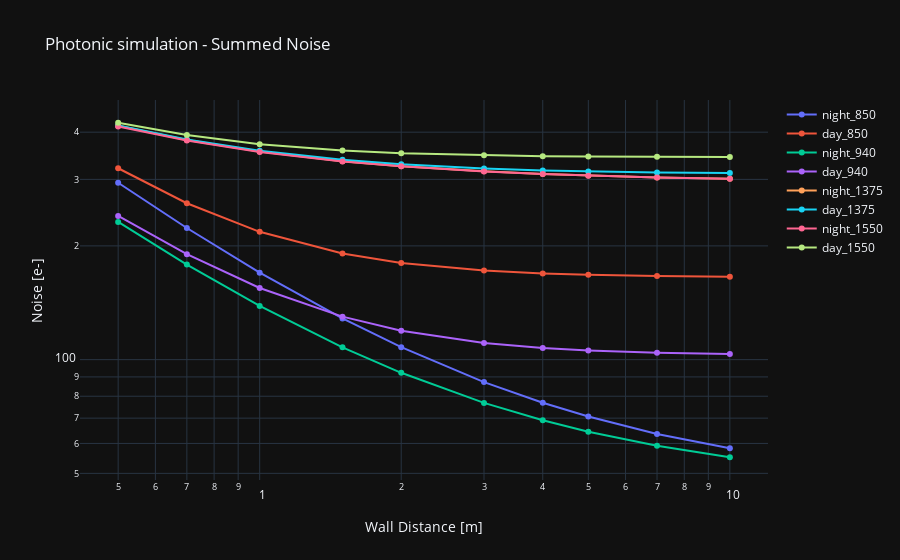

The code cell stored with this chart in its notebook:
### Code cell
test_cfg = ['fake_tof_night_850','fake_tof_day_850',
            'fake_tof_night_940','fake_tof_day_940',
            'fake_tof_night_1375','fake_tof_day_1375',
            'fake_tof_night_1550','fake_tof_day_1550']
data = [0,1,2,3,4,5,6,7]
data2 = [0,1,2,3,4,5,6,7]
# test_cfg = ['fake_tof_day_940','fake_tof_day_1375']
# data = [0,1]
for i, cfg in enumerate(test_cfg):
    photonic = Photonic(config=cfg)
    dist_vec = np.array([0.5,0.7,1,1.5,2,3,4,5,7,10])
    signal, noise, SNR = photonic.signal_to_noise_ratio(dist_vec=dist_vec)
    trace0 = go.Scatter(x=dist_vec, y=sum(noise.values()),   # Select 'lines', 'markers' or 'lines+markers'
                        mode='lines+markers', name=cfg[9:])
    data[i] = trace0
    trace1 = go.Scatter(x=dist_vec, y=SNR,   # Select 'lines', 'markers' or 'lines+markers'
                        mode='lines+markers', name=cfg[9:])
    data2[i] = trace1

layout = dict(title='Photonic simulation - Summed Noise',
              xaxis=dict(title='Wall Distance [m]', type='log'),  # Select 'log' or 'linear'
              yaxis=dict(title='Noise [e-]',type='log'),  # Select 'log' or 'linear'
              template='plotly_dark',
              barmode='group',
              hovermode='x')

iplot(dict(data=data, layout=layout))

### Figure 1 — Plotly figure (JSON) as saved in the notebook; plotly's stock layout.template omitted (floating-point values rounded to 4 significant figures)
{"data": [{"mode": "lines+markers", "name": "night_850", "type": "scatter", "x": [0.5, 0.7, 1, 1.5, 2, 3, 4, 5, 7, 10], "y": [293.9, 223.0, 169.9, 128.5, 107.9, 87.21, 76.88, 70.68, 63.59, 58.28]}, {"mode": "lines+markers", "name": "day_850", "type": "scatter", "x": [0.5, 0.7, 1, 1.5, 2, 3, 4, 5, 7, 10], "y": [321.1, 259.4, 217.9, 191.0, 180.3, 172.1, 169.1, 167.7, 166.4, 165.8]}, {"mode": "lines+markers", "name": "night_940", "type": "scatter", "x": [0.5, 0.7, 1, 1.5, 2, 3, 4, 5, 7, 10], "y": [231.5, 178.5, 138.7, 107.8, 92.29, 76.82, 69.08, 64.44, 59.14, 55.16]}, {"mode": "lines+markers", "name": "day_940", "type": "scatter", "x": [0.5, 0.7, 1, 1.5, 2, 3, 4, 5, 7, 10], "y": [240.0, 190.2, 154.8, 129.9, 119.3, 110.6, 107.3, 105.7, 104.3, 103.5]}, {"mode": "lines+markers", "name": "night_1375", "type": "scatter", "x": [0.5, 0.7, 1, 1.5, 2, 3, 4, 5, 7, 10], "y": [415.8, 381.3, 355.4, 335.3, 325.2, 315.1, 310.1, 307.1, 303.6, 301.0]}, {"mode": "lines+markers", "name": "day_1375", "type": "scatter", "x": [0.5, 0.7, 1, 1.5, 2, 3, 4, 5, 7, 10], "y": [416.8, 382.7, 357.4, 338.2, 329.0, 320.5, 316.8, 314.8, 312.9, 311.8]}, {"mode": "lines+markers", "name": "night_1550", "type": "scatter", "x": [0.5, 0.7, 1, 1.5, 2, 3, 4, 5, 7, 10], "y": [414.2, 380.1, 354.6, 334.7, 324.8, 314.9, 309.9, 306.9, 303.5, 301.0]}, {"mode": "lines+markers", "name": "day_1550", "type": "scatter", "x": [0.5, 0.7, 1, 1.5, 2, 3, 4, 5, 7, 10], "y": [423.7, 392.9, 371.8, 357.6, 351.9, 347.3, 345.7, 344.9, 344.2, 343.8]}], "layout": {"barmode": "group", "hovermode": "x", "title": {"text": "Photonic simulation - Summed Noise"}, "xaxis": {"title": {"text": "Wall Distance [m]"}, "type": "log"}, "yaxis": {"title": {"text": "Noise [e-]"}, "type": "log"}}}
